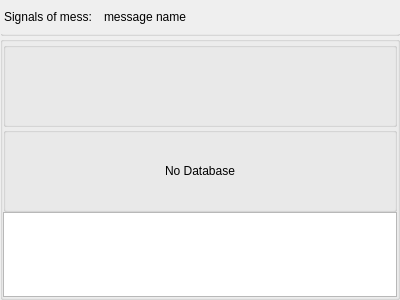
<?xml version="1.0" encoding="UTF-8"?>
<ui version="4.0">
 <class>C_CamGenSigWidget</class>
 <widget class="QWidget" name="C_CamGenSigWidget">
  <property name="geometry">
   <rect>
    <x>0</x>
    <y>0</y>
    <width>400</width>
    <height>300</height>
   </rect>
  </property>
  <property name="windowTitle">
   <string>C_CamGenSigWidget</string>
  </property>
  <layout class="QVBoxLayout" name="verticalLayout" stretch="0,0,1">
   <property name="spacing">
    <number>0</number>
   </property>
   <property name="leftMargin">
    <number>0</number>
   </property>
   <property name="topMargin">
    <number>0</number>
   </property>
   <property name="rightMargin">
    <number>0</number>
   </property>
   <property name="bottomMargin">
    <number>0</number>
   </property>
   <item>
    <layout class="QHBoxLayout" name="horizontalLayout">
     <property name="spacing">
      <number>12</number>
     </property>
     <property name="leftMargin">
      <number>4</number>
     </property>
     <property name="topMargin">
      <number>10</number>
     </property>
     <property name="rightMargin">
      <number>3</number>
     </property>
     <property name="bottomMargin">
      <number>10</number>
     </property>
     <item>
      <widget class="stw::opensyde_gui_elements::C_OgeLabGenericNoPaddingNoMargins" name="pc_LabelHeading">
       <property name="text">
        <string>Signals of mess:</string>
       </property>
      </widget>
     </item>
     <item>
      <widget class="stw::opensyde_gui_elements::C_OgeLabElided" name="pc_LabelHeadingDynamic">
       <property name="sizePolicy">
        <sizepolicy hsizetype="Expanding" vsizetype="Preferred">
         <horstretch>0</horstretch>
         <verstretch>0</verstretch>
        </sizepolicy>
       </property>
       <property name="minimumSize">
        <size>
         <width>30</width>
         <height>0</height>
        </size>
       </property>
       <property name="text">
        <string>message name</string>
       </property>
      </widget>
     </item>
    </layout>
   </item>
   <item>
    <widget class="stw::opensyde_gui_elements::C_CamOgeGbxMessageSignalsBorder" name="groupBox">
     <property name="minimumSize">
      <size>
       <width>0</width>
       <height>2</height>
      </size>
     </property>
     <property name="maximumSize">
      <size>
       <width>16777215</width>
       <height>2</height>
      </size>
     </property>
     <property name="title">
      <string/>
     </property>
    </widget>
   </item>
   <item>
    <widget class="stw::opensyde_gui_elements::C_CamOgeGbxMessageGeneratorBackground" name="pc_GroupBoxSignals">
     <property name="title">
      <string/>
     </property>
     <layout class="QVBoxLayout" name="verticalLayout_2" stretch="1,1,1">
      <property name="spacing">
       <number>0</number>
      </property>
      <property name="leftMargin">
       <number>0</number>
      </property>
      <property name="topMargin">
       <number>0</number>
      </property>
      <property name="rightMargin">
       <number>0</number>
      </property>
      <property name="bottomMargin">
       <number>0</number>
      </property>
      <item>
       <widget class="stw::opensyde_gui_elements::C_OgeGbxTransparent" name="pc_GroupBoxNoSignals">
        <layout class="QVBoxLayout" name="verticalLayout_3">
         <property name="spacing">
          <number>0</number>
         </property>
         <property name="leftMargin">
          <number>0</number>
         </property>
         <property name="topMargin">
          <number>0</number>
         </property>
         <property name="rightMargin">
          <number>0</number>
         </property>
         <property name="bottomMargin">
          <number>0</number>
         </property>
         <item>
          <spacer name="verticalSpacer_2">
           <property name="orientation">
            <enum>Qt::Vertical</enum>
           </property>
           <property name="sizeHint" stdset="0">
            <size>
             <width>20</width>
             <height>40</height>
            </size>
           </property>
          </spacer>
         </item>
        </layout>
       </widget>
      </item>
      <item>
       <widget class="stw::opensyde_gui_elements::C_OgeGbxTransparent" name="pc_GroupBoxNoDatabase">
        <layout class="QVBoxLayout" name="verticalLayout_4" stretch="1,0,1">
         <property name="spacing">
          <number>0</number>
         </property>
         <property name="leftMargin">
          <number>0</number>
         </property>
         <property name="topMargin">
          <number>0</number>
         </property>
         <property name="rightMargin">
          <number>0</number>
         </property>
         <property name="bottomMargin">
          <number>0</number>
         </property>
         <item>
          <spacer name="verticalSpacer_3">
           <property name="orientation">
            <enum>Qt::Vertical</enum>
           </property>
           <property name="sizeHint" stdset="0">
            <size>
             <width>20</width>
             <height>40</height>
            </size>
           </property>
          </spacer>
         </item>
         <item>
          <layout class="QHBoxLayout" name="horizontalLayout_2" stretch="1,0,1">
           <item>
            <spacer name="horizontalSpacer_2">
             <property name="orientation">
              <enum>Qt::Horizontal</enum>
             </property>
             <property name="sizeHint" stdset="0">
              <size>
               <width>40</width>
               <height>20</height>
              </size>
             </property>
            </spacer>
           </item>
           <item>
            <widget class="stw::opensyde_gui_elements::C_OgeLabGenericNoPaddingNoMargins" name="pc_LabelNoDatabase">
             <property name="text">
              <string>No Database</string>
             </property>
            </widget>
           </item>
           <item>
            <spacer name="horizontalSpacer_3">
             <property name="orientation">
              <enum>Qt::Horizontal</enum>
             </property>
             <property name="sizeHint" stdset="0">
              <size>
               <width>40</width>
               <height>20</height>
              </size>
             </property>
            </spacer>
           </item>
          </layout>
         </item>
         <item>
          <spacer name="verticalSpacer">
           <property name="orientation">
            <enum>Qt::Vertical</enum>
           </property>
           <property name="sizeHint" stdset="0">
            <size>
             <width>20</width>
             <height>40</height>
            </size>
           </property>
          </spacer>
         </item>
        </layout>
       </widget>
      </item>
      <item>
       <widget class="stw::opensyde_gui::C_CamGenSigTableView" name="pc_TableView"/>
      </item>
     </layout>
    </widget>
   </item>
  </layout>
 </widget>
 <customwidgets>
  <customwidget>
   <class>stw::opensyde_gui_elements::C_OgeLabGenericNoPaddingNoMargins</class>
   <extends>QLabel</extends>
   <header>C_OgeLabGenericNoPaddingNoMargins.hpp</header>
  </customwidget>
  <customwidget>
   <class>stw::opensyde_gui_elements::C_CamOgeGbxMessageGeneratorBackground</class>
   <extends>QGroupBox</extends>
   <header>C_CamOgeGbxMessageGeneratorBackground.hpp</header>
   <container>1</container>
  </customwidget>
  <customwidget>
   <class>stw::opensyde_gui_elements::C_OgeGbxTransparent</class>
   <extends>QGroupBox</extends>
   <header>C_OgeGbxTransparent.hpp</header>
   <container>1</container>
  </customwidget>
  <customwidget>
   <class>stw::opensyde_gui::C_CamGenSigTableView</class>
   <extends>QTableView</extends>
   <header>C_CamGenSigTableView.hpp</header>
  </customwidget>
  <customwidget>
   <class>stw::opensyde_gui_elements::C_CamOgeGbxMessageSignalsBorder</class>
   <extends>QGroupBox</extends>
   <header>C_CamOgeGbxMessageSignalsBorder.hpp</header>
   <container>1</container>
  </customwidget>
  <customwidget>
   <class>stw::opensyde_gui_elements::C_OgeLabElided</class>
   <extends>QLabel</extends>
   <header>C_OgeLabElided.hpp</header>
  </customwidget>
 </customwidgets>
 <resources/>
 <connections/>
</ui>
